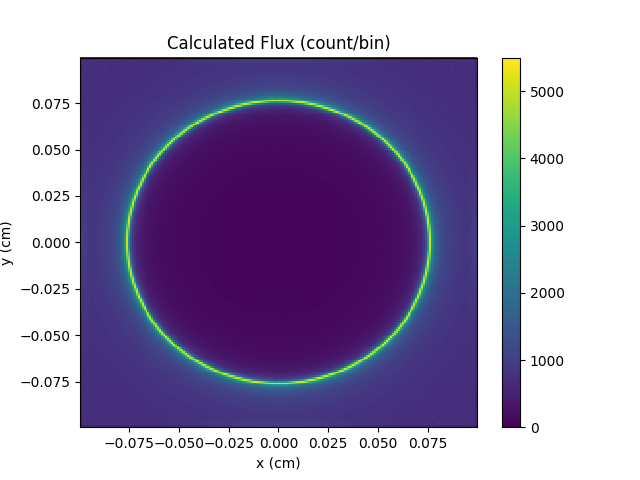

This figure's Python source:
import prad.deflect
import numpy as np
import matplotlib.pyplot as plt

wBx = np.loadtxt('wBx.dat', delimiter=',')
wBy = np.loadtxt('wBy.dat', delimiter=',')
x = np.loadtxt('x.dat', delimiter=',')
y = np.loadtxt('y.dat', delimiter=',')
ri = 1.3
li = .2
rs = 20
v = 5.24e9

magnify = (rs + ri + li)/(ri)
phix = (rs/(magnify*v))*wBx + x
phiy = (rs/(magnify*v))*wBy + y

true_flux = np.loadtxt('flux.dat', delimiter=',')
flux0 = np.mean(true_flux) * np.ones(true_flux.shape) # A reference, background 'no-deflections' flux image based on true_flux
flux_total = np.sum(true_flux) # Total number of protons in the flux image

#flux1 = prad.deflect.fluximage(ri, li, rs, v, x, y, flux_total, wBx, wBy)
#print(np.max(flux1))
flux2 = prad.deflect.fluximage2(x, y, phix, phiy, flux0, scale_fact=5, scale_order=3)
fig, ax = plt.subplots()
cs = ax.pcolorfast(x[:,0], y[0,:], flux2)
cb = plt.colorbar(cs, ax=ax)
#bound=9000
#cs = ax.pcolorfast(x[:,0], y[0,:], flux2, vmin=0, vmax=bound)
#v = np.linspace(0, bound, 10)
#cb = plt.colorbar(cs, ax=ax, ticks=v)
ax.set_title('Calculated Flux (count/bin)')
ax.set_xlabel('x (cm)')
ax.set_ylabel('y (cm)')
fig.savefig('test_perpdeflect_true2.png')

